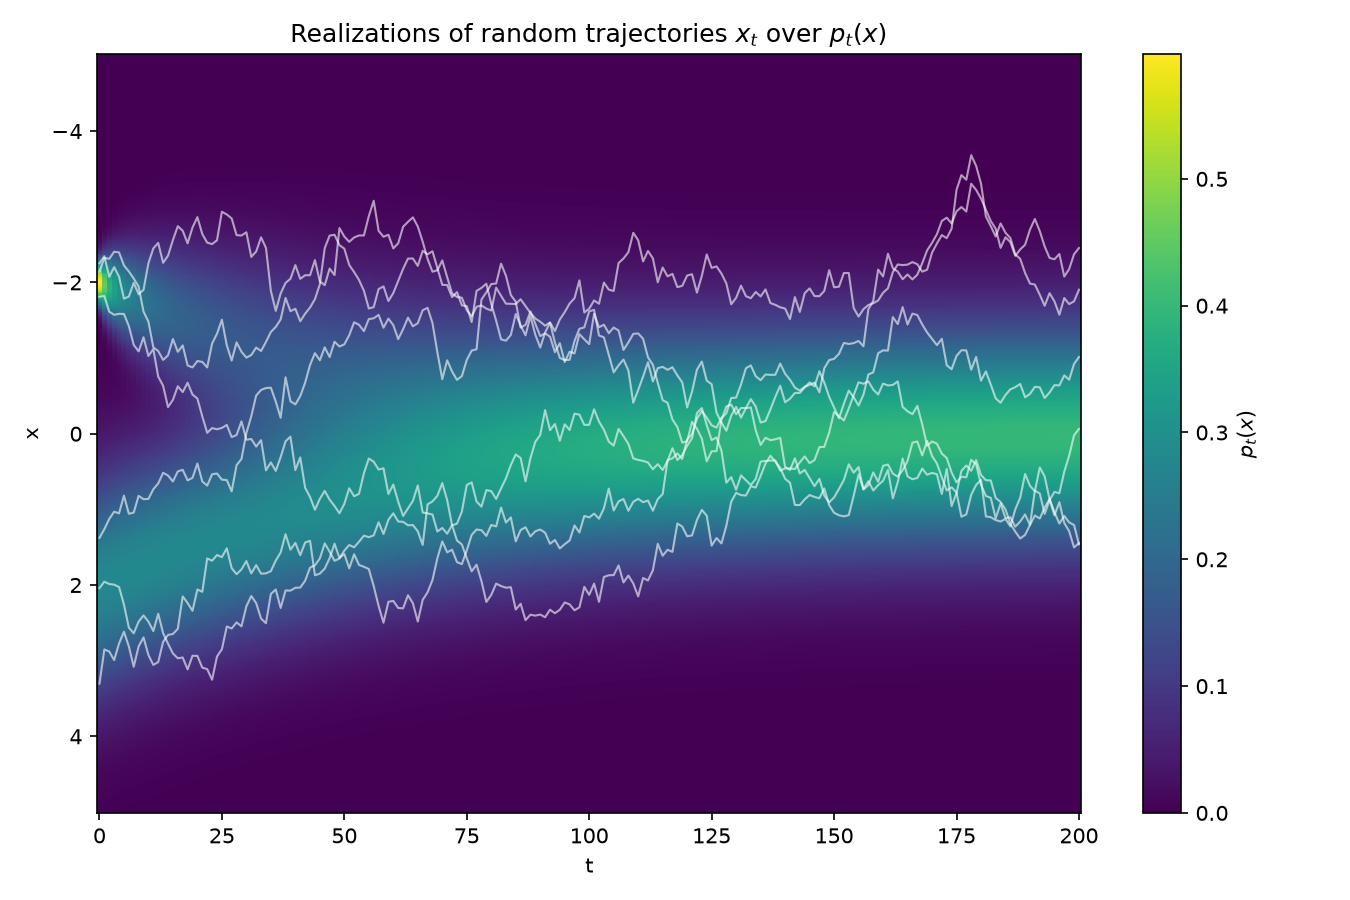

Write Python code to recreate this figure.
"""
Replicates Figure 2.7: forward-diffusion trajectories over the heatmap of p_t(x).

Closed form (eq. 2.13), with constant alpha_t = alpha so that bar_alpha_t = alpha^t:

    x_t ~ p_t(x) = sum_k pi_k N(x | sqrt(alpha^t) mu_k, (1 - alpha^t) + alpha^t sigma_k^2)

The background heatmap plots p_t(x) as a function of (t, x). A handful of individual
sample paths are drawn on top by simulating the SDE update directly:

    x_t = sqrt(alpha) x_{t-1} + sqrt(1 - alpha) eps,   eps ~ N(0, 1)
"""

import numpy as np
import matplotlib.pyplot as plt

# --- mixture / diffusion settings (same as Example 2.1) ---
PI = (0.3, 0.7)
MU0 = (-2.0, 2.0)
SIGMA0 = (0.2, 1.0)
ALPHA = 0.97

T_MAX = 200
N_TRAJECTORIES = 6
X_RANGE = (-5, 5)
N_X = 400

rng = np.random.default_rng(0)


def normal_pdf(x, mu, var):
    return np.exp(-0.5 * (x - mu) ** 2 / var) / np.sqrt(2 * np.pi * var)


def p_t(x, t):
    """eq. (2.13): closed-form mixture density at time t (t=0 is the initial mixture)."""
    bar_alpha = ALPHA ** t
    density = np.zeros_like(x)
    for pi_k, mu_k, sigma_k in zip(PI, MU0, SIGMA0):
        mean = np.sqrt(bar_alpha) * mu_k
        var = (1 - bar_alpha) + bar_alpha * sigma_k ** 2
        density += pi_k * normal_pdf(x, mean, var)
    return density


def sample_x0(n):
    comps = rng.choice(len(PI), size=n, p=PI)
    mus = np.array(MU0)[comps]
    sigmas = np.array(SIGMA0)[comps]
    return rng.normal(mus, sigmas)


def simulate_trajectories(n, t_max):
    x = sample_x0(n)
    traj = np.zeros((t_max + 1, n))
    traj[0] = x
    for t in range(1, t_max + 1):
        eps = rng.normal(size=n)
        x = np.sqrt(ALPHA) * x + np.sqrt(1 - ALPHA) * eps
        traj[t] = x
    return traj


def run():
    ts = np.arange(0, T_MAX + 1)
    xs = np.linspace(*X_RANGE, N_X)
    X, T = np.meshgrid(xs, ts)
    heatmap = np.array([p_t(xs, t) for t in ts])

    traj = simulate_trajectories(N_TRAJECTORIES, T_MAX)

    fig, ax = plt.subplots(figsize=(9, 6))
    im = ax.pcolormesh(ts, xs, heatmap.T, shading="auto", cmap="viridis")
    fig.colorbar(im, ax=ax, label="$p_t(x)$")

    for i in range(N_TRAJECTORIES):
        ax.plot(ts, traj[:, i], color="white", alpha=0.6, linewidth=1)

    ax.invert_yaxis()
    ax.set_xlabel("t")
    ax.set_ylabel("x")
    ax.set_title("Realizations of random trajectories $x_t$ over $p_t(x)$")
    fig.tight_layout()

    out_path = "trajectories.png"
    fig.savefig(out_path, dpi=150)
    print(f"Saved figure to {out_path}")


if __name__ == "__main__":
    run()
